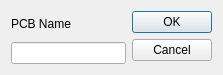
<?xml version="1.0" encoding="UTF-8"?>
<ui version="4.0">
 <class>NewPCBDialog</class>
 <widget class="QDialog" name="NewPCBDialog">
  <property name="geometry">
   <rect>
    <x>0</x>
    <y>0</y>
    <width>223</width>
    <height>75</height>
   </rect>
  </property>
  <property name="minimumSize">
   <size>
    <width>197</width>
    <height>0</height>
   </size>
  </property>
  <property name="windowTitle">
   <string>New PCB Entry</string>
  </property>
  <layout class="QGridLayout" name="gridLayout">
   <item row="0" column="0">
    <layout class="QVBoxLayout" name="verticalLayout">
     <item>
      <widget class="QLabel" name="label">
       <property name="text">
        <string>PCB Name</string>
       </property>
      </widget>
     </item>
     <item>
      <widget class="QLineEdit" name="pcbNameLineEdit"/>
     </item>
    </layout>
   </item>
   <item row="0" column="1">
    <widget class="QDialogButtonBox" name="buttonBox">
     <property name="orientation">
      <enum>Qt::Vertical</enum>
     </property>
     <property name="standardButtons">
      <set>QDialogButtonBox::Cancel|QDialogButtonBox::Ok</set>
     </property>
    </widget>
   </item>
  </layout>
 </widget>
 <resources/>
 <connections>
  <connection>
   <sender>buttonBox</sender>
   <signal>accepted()</signal>
   <receiver>NewPCBDialog</receiver>
   <slot>accept()</slot>
   <hints>
    <hint type="sourcelabel">
     <x>248</x>
     <y>254</y>
    </hint>
    <hint type="destinationlabel">
     <x>157</x>
     <y>274</y>
    </hint>
   </hints>
  </connection>
  <connection>
   <sender>buttonBox</sender>
   <signal>rejected()</signal>
   <receiver>NewPCBDialog</receiver>
   <slot>reject()</slot>
   <hints>
    <hint type="sourcelabel">
     <x>316</x>
     <y>260</y>
    </hint>
    <hint type="destinationlabel">
     <x>286</x>
     <y>274</y>
    </hint>
   </hints>
  </connection>
 </connections>
</ui>
